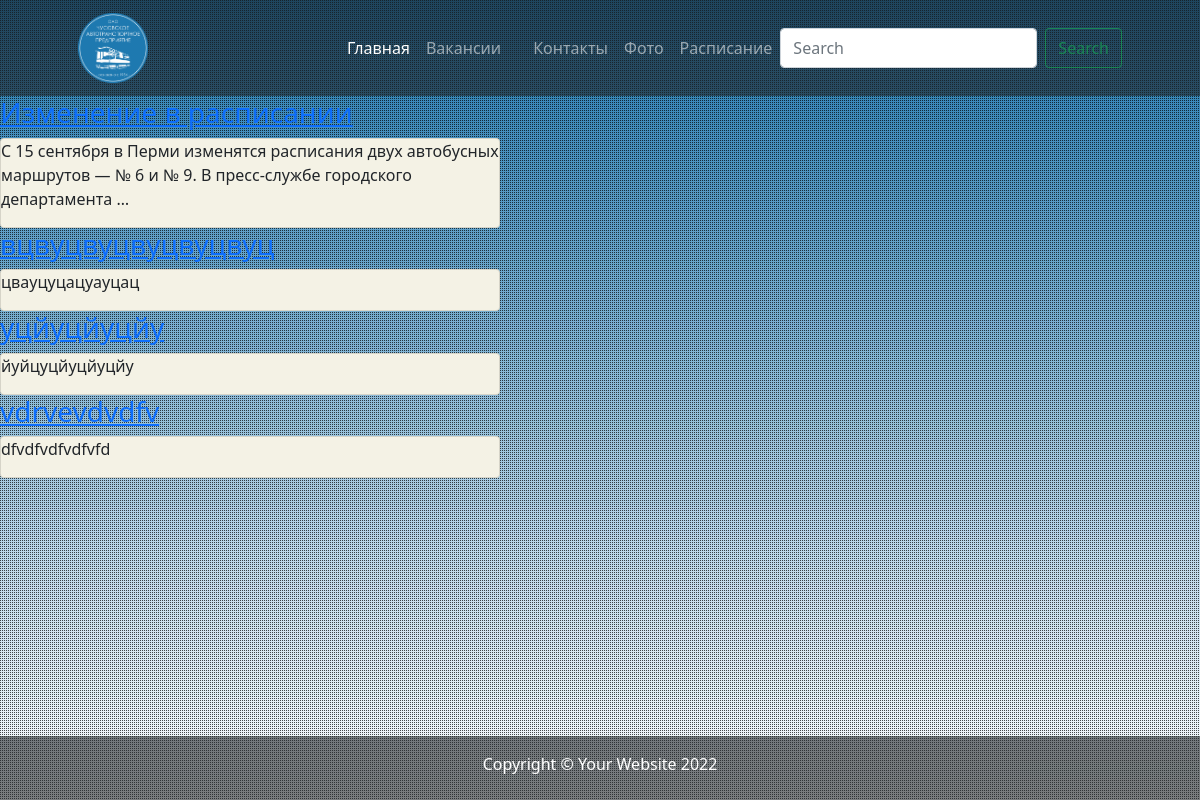
Page /bus/search/ on the earlier database version.
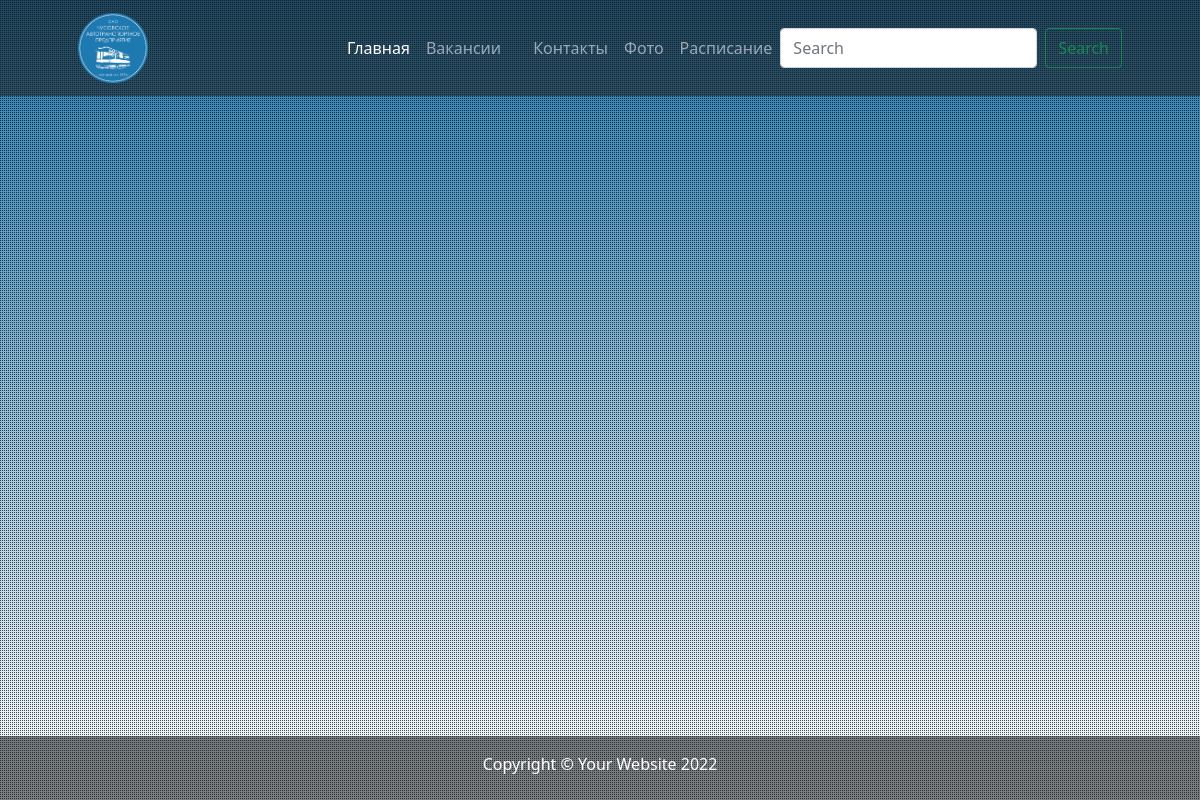
Same page on the later database version.
### station/models.py (models this page shows, shortened)
class News(models.Model):
    news_header = models.CharField(max_length=100, null=True)
    text = models.TextField(null=True)
    image = models.ImageField(null=True, width_field=None, height_field=None, upload_to='images/')
    class Meta:
        verbose_name = 'Новости'

### station/views.py (the view)
# urls.py: path('search/', search, name='search'),
def search(request):
    search_query = request.GET.get('search', '') # передаётся имя ввода (строка поиска)
    if search_query:
        news = News.objects.filter(news_header__icontains=search_query) #TODO доделать поиск
    else:
        news = News.objects.all()
    context = {'news': news}
    return render(request, 'search.html', context)

### templates/search.html (shortened to what this page needs)
<!DOCTYPE html>
{% extends 'base.html' %}
    {% block content %}
    {% for n in news %}
      <div class="col-lg-5">
        <a href="{% url 'news_detail' n.id %}"><h3 class="font-weight-light">{{ n.news_header }}</h3></a>
        <div class="card h-100">
            <p>{{ n.text|truncatewords:20 }}</p>
        </div>
    </div>
    {% endfor %}
    {% endblock content %}

Differences in the rows shown:
removed News: news_header "Изменение в расписании", text "С 15 сентября в Перми изменятся расписания двух автобусных маршрутов — № 6 и № 9. В пресс-службе городского департамента …"
removed News: news_header "вцвуцвуцвуцвуцвуц", text "цвауцуцацуауцац"
removed News: news_header "уцйуцйуцйу", text "йуйцуцйуцйуцйу"
removed News: news_header "vdrvevdvdfv", text "dfvdfvdfvdfvfd"
